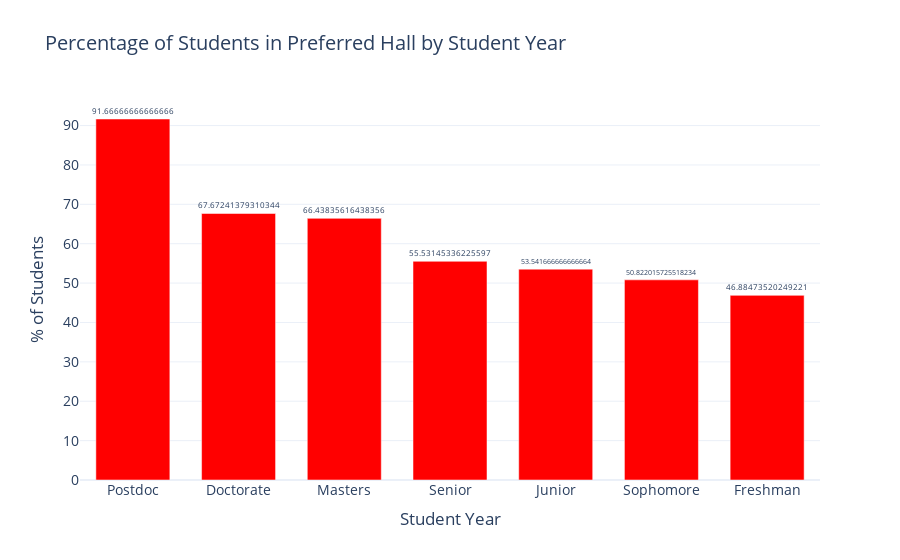

The code cell stored with this chart in its notebook:
### Code cell
levels = [
    "Postdoc", "Doctorate", "Masters", "Senior", "Junior", "Sophomore", "Freshman"
]
values = [
    total_in_preferred_hall_post_doc / total_post_doc * 100,
    total_in_preferred_hall_doctorate / total_phd * 100,
    total_in_preferred_hall_masters / total_masters * 100,
    total_in_preferred_hall_senior / total_senior * 100,
    total_in_preferred_hall_junior / total_junior * 100,
    total_in_preferred_hall_sophomore / total_sophomore * 100,
    total_in_preferred_hall_freshman / total_freshman * 100
]

fig = go.Figure(
    data=[
        go.Bar(
            x=levels,
            y=values,
            marker_color="red",
            text=values,
            textposition="outside",
        )
    ]
)

fig.update_layout(
    title="Percentage of Students in Preferred Hall by Student Year",
    xaxis_title="Student Year",
    yaxis_title="% of Students",
    template="plotly_white",
    font=dict(size=14),
    bargap=0.3,
)

fig.show()

### Figure 1 — Plotly figure (JSON) as saved in the notebook; plotly's stock layout.template omitted (floating-point values rounded to 4 significant figures)
{"data": [{"marker": {"color": "red"}, "text": ["91.66666666666666", "67.67241379310344", "66.43835616438356", "55.53145336225597", "53.541666666666664", "50.822015725518234", "46.88473520249221"], "textposition": "outside", "type": "bar", "x": ["Postdoc", "Doctorate", "Masters", "Senior", "Junior", "Sophomore", "Freshman"], "y": [91.67, 67.67, 66.44, 55.53, 53.54, 50.82, 46.88]}], "layout": {"bargap": 0.3, "font": {"size": 14}, "title": {"text": "Percentage of Students in Preferred Hall by Student Year"}, "xaxis": {"title": {"text": "Student Year"}}, "yaxis": {"title": {"text": "% of Students"}}}}
